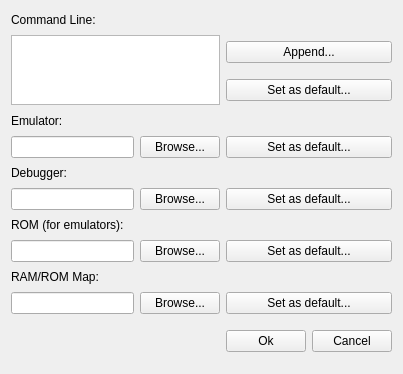
<?xml version="1.0" encoding="UTF-8"?>
<ui version="4.0">
 <class>Settings</class>
 <widget class="QWidget" name="Settings">
  <property name="geometry">
   <rect>
    <x>0</x>
    <y>0</y>
    <width>403</width>
    <height>374</height>
   </rect>
  </property>
  <property name="windowTitle">
   <string>Settings</string>
  </property>
  <layout class="QGridLayout" name="gridLayout">
   <item row="5" column="0">
    <widget class="QLabel" name="label_4">
     <property name="text">
      <string>Debugger:</string>
     </property>
    </widget>
   </item>
   <item row="7" column="0">
    <widget class="QLabel" name="label_6">
     <property name="text">
      <string>ROM (for emulators):</string>
     </property>
    </widget>
   </item>
   <item row="10" column="3">
    <widget class="QPushButton" name="pushButton_8">
     <property name="text">
      <string>Set as default...</string>
     </property>
    </widget>
   </item>
   <item row="8" column="3">
    <widget class="QPushButton" name="pushButton_11">
     <property name="text">
      <string>Set as default...</string>
     </property>
    </widget>
   </item>
   <item row="4" column="3">
    <widget class="QPushButton" name="pushButton_6">
     <property name="text">
      <string>Set as default...</string>
     </property>
    </widget>
   </item>
   <item row="4" column="0" colspan="2">
    <widget class="QLineEdit" name="lineEdit_3">
     <property name="readOnly">
      <bool>true</bool>
     </property>
    </widget>
   </item>
   <item row="3" column="0">
    <widget class="QLabel" name="label_3">
     <property name="text">
      <string>Emulator:</string>
     </property>
    </widget>
   </item>
   <item row="1" column="3">
    <widget class="QPushButton" name="pushButton">
     <property name="sizePolicy">
      <sizepolicy hsizetype="Minimum" vsizetype="Fixed">
       <horstretch>0</horstretch>
       <verstretch>0</verstretch>
      </sizepolicy>
     </property>
     <property name="text">
      <string>Append...</string>
     </property>
    </widget>
   </item>
   <item row="0" column="0">
    <widget class="QLabel" name="label">
     <property name="text">
      <string>Command Line:</string>
     </property>
    </widget>
   </item>
   <item row="9" column="0">
    <widget class="QLabel" name="label_5">
     <property name="text">
      <string>RAM/ROM Map:</string>
     </property>
    </widget>
   </item>
   <item row="6" column="3">
    <widget class="QPushButton" name="pushButton_7">
     <property name="text">
      <string>Set as default...</string>
     </property>
    </widget>
   </item>
   <item row="11" column="3" rowspan="2">
    <layout class="QGridLayout" name="gridLayout_2">
     <item row="2" column="0">
      <widget class="QPushButton" name="pushButton_2">
       <property name="text">
        <string>Ok</string>
       </property>
      </widget>
     </item>
     <item row="2" column="1">
      <widget class="QPushButton" name="pushButton_10">
       <property name="text">
        <string>Cancel</string>
       </property>
      </widget>
     </item>
    </layout>
   </item>
   <item row="1" column="0" rowspan="2" colspan="3">
    <widget class="QTextEdit" name="textEdit"/>
   </item>
   <item row="6" column="2">
    <widget class="QPushButton" name="pushButton_4">
     <property name="text">
      <string>Browse...</string>
     </property>
    </widget>
   </item>
   <item row="10" column="2">
    <widget class="QPushButton" name="pushButton_9">
     <property name="text">
      <string>Browse...</string>
     </property>
    </widget>
   </item>
   <item row="4" column="2">
    <widget class="QPushButton" name="pushButton_3">
     <property name="text">
      <string>Browse...</string>
     </property>
    </widget>
   </item>
   <item row="8" column="2">
    <widget class="QPushButton" name="pushButton_12">
     <property name="text">
      <string>Browse...</string>
     </property>
    </widget>
   </item>
   <item row="2" column="3">
    <widget class="QPushButton" name="pushButton_5">
     <property name="text">
      <string>Set as default...</string>
     </property>
    </widget>
   </item>
   <item row="6" column="0" colspan="2">
    <widget class="QLineEdit" name="lineEdit_4">
     <property name="readOnly">
      <bool>true</bool>
     </property>
    </widget>
   </item>
   <item row="8" column="0" colspan="2">
    <widget class="QLineEdit" name="lineEdit_6">
     <property name="readOnly">
      <bool>true</bool>
     </property>
    </widget>
   </item>
   <item row="10" column="0" colspan="2">
    <widget class="QLineEdit" name="lineEdit_5">
     <property name="readOnly">
      <bool>true</bool>
     </property>
    </widget>
   </item>
  </layout>
 </widget>
 <resources/>
 <connections/>
</ui>
